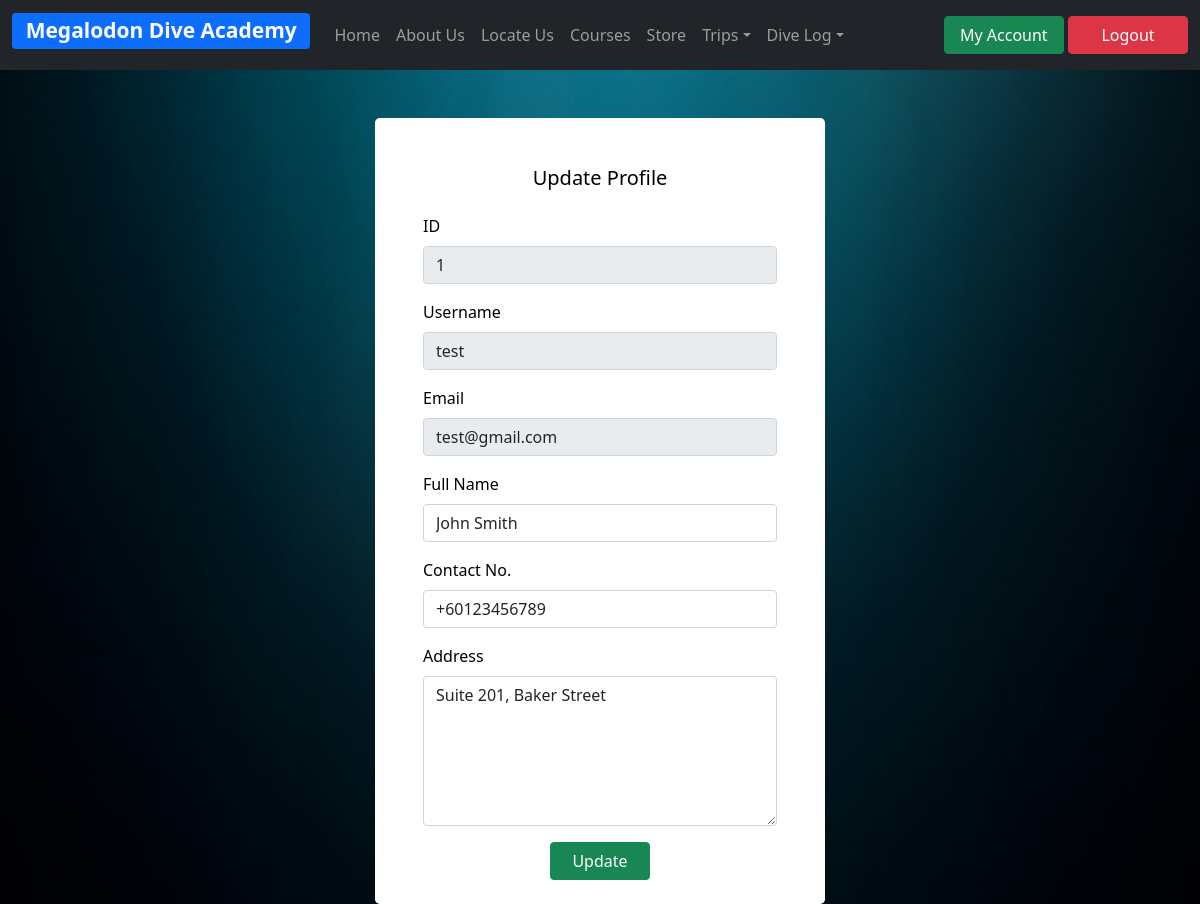
Before: /updateAccount.php (signed in) with the older database file.
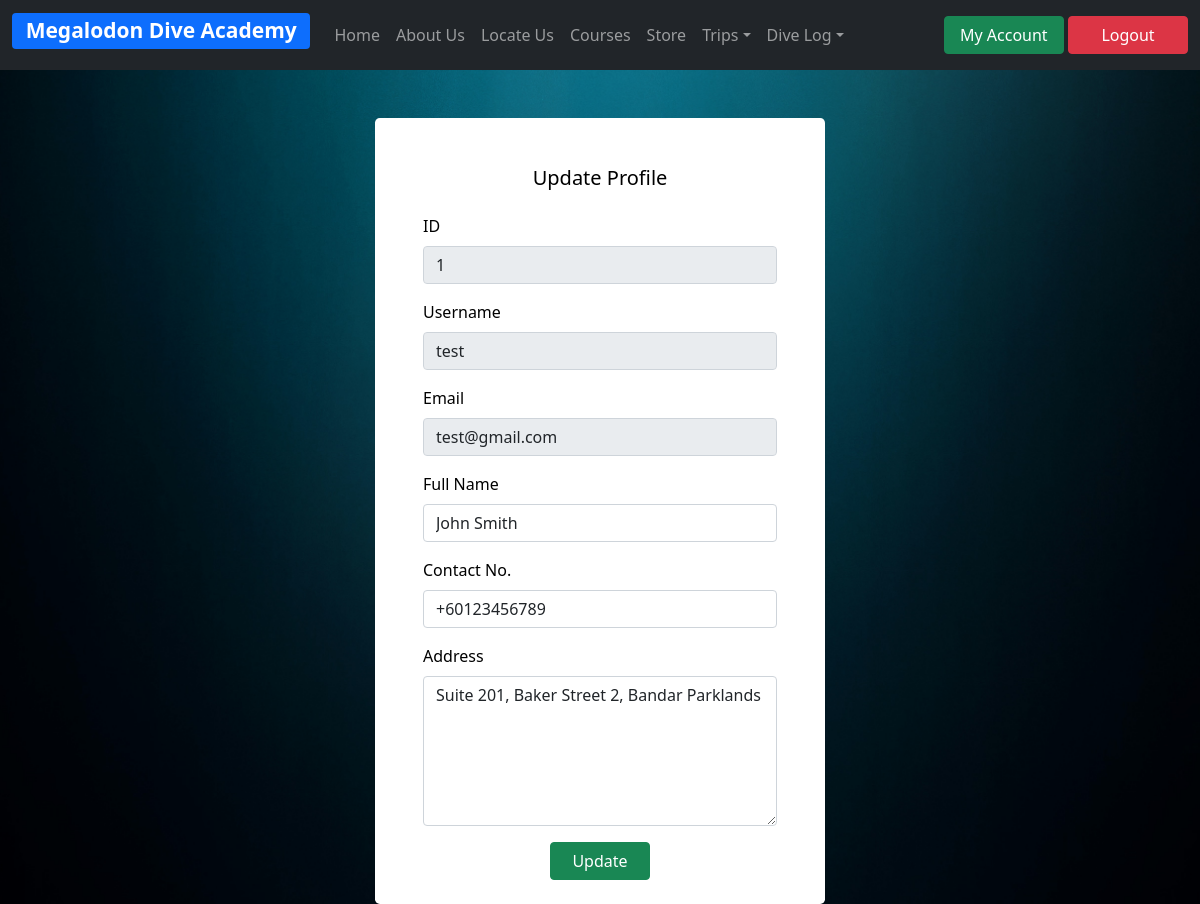
After: the same page with the newer database file.
### tables this page shows
CREATE TABLE `user` (
  `userID` int(11) NOT NULL,
  `username` varchar(15) NOT NULL,
  `email` varchar(255) NOT NULL,
  `password` varchar(255) NOT NULL,
  `name` varchar(100) DEFAULT NULL,
  `contactNo` varchar(100) DEFAULT NULL,
  `address` varchar(1000) DEFAULT NULL
);

### updateAccount.php (the view, shortened to what this page needs)
<?php
include('db/server.php');
include('header/navUser.php');
?>
<html>
    <head>
        <link href="https://cdn.jsdelivr.net/npm/bootstrap@5.1.3/dist/css/bootstrap.min.css" rel="stylesheet">
        <link rel="stylesheet" type="text/css" href="css/style.css" />
    </head>
    <body>
        <?php
        $username = $_SESSION['username'];
        $result = $mysqli->query("SELECT * FROM user WHERE username='$username'") or die(mysqli_error($mysqli));
        ?>
        <?php
        while ($row = $result->fetch_assoc()): ?>
        <div class="mx-auto mt-5 mb-2 bg-white text-black p-5 pb-2" style=" height:fit-content; width:450px; border-radius: .30rem">
            <form name="updateProfile" method="post">
                <h5 class="text-center mb-4">Update Profile</h5>
                <div class="mb-3">
                    <label class="form-label">ID</label>
                    <input class="form-control" type="text" name="userID" value="<?php echo $row['userID']; ?>" readonly>
                </div>
                <div class="mb-3">
                    <label class="form-label">Username</label>
                    <input class="form-control" type="text" name="username" value="<?php echo $row['username']; ?>" readonly>
                </div>
                <div class="mb-3">
                    <label class="form-label">Email</label>
                    <input class="form-control" type="text" name="email" value="<?php echo $row['email']; ?>" readonly>
                </div>
                <div class="mb-3">
                    <label class="form-label">Full Name</label>
                    <input class="form-control" type="text" name="name" value="<?php echo $row['name']; ?>">
                </div>
                <div class="mb-3">
                    <label class="form-label">Contact No.</label>
                    <input class="form-control" type="text" name="contactNo" value="<?php echo $row['contactNo']; ?>">
                </div>
                <div class="mb-3">
                    <label class="form-label">Address</label>
                    <textarea class="form-control" name="address" style="height: 150px"><?php echo $row['address']; ?></textarea>
                </div>
                <div class="mx-auto" style="width:100px">
                    <button class="btn btn-success" style="width:100px" type="submit" name="updateProfile">Update</button>
                </div>
            </form>
        </div>
        <?php endwhile; ?>
    </body>
</html>

Changed rows visible on the page:
changed user "test": address "Suite 201, Baker Street" → "Suite 201, Baker Street 2, Bandar Parklands"
